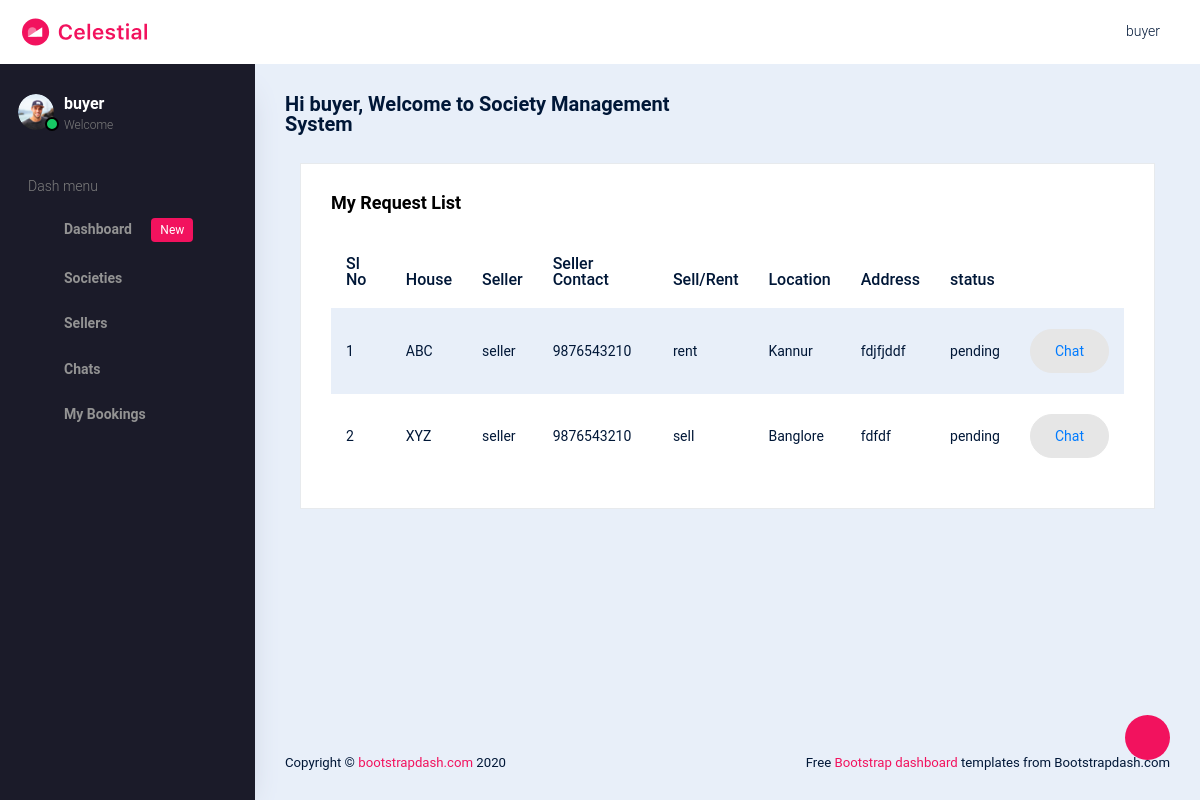
/view_booking_request_buyer (signed in), run on the app's committed database.
### smsystem_app/models.py (models this page shows)
class CustomUser(AbstractUser):
    user_type = models.CharField(
        max_length=10, choices=USER_TYPE_CHOICES
    )
    objects = CustomUserManager()

class BookingRequest(models.Model):
    seller = models.ForeignKey(
        Seller, on_delete=models.CASCADE,
    )
    buyer = models.ForeignKey(
        Buyer, on_delete=models.CASCADE,
    )
    house = models.ForeignKey(
        HouseDetails, on_delete=models.CASCADE,
    )
    status = models.CharField(
        choices=STATUS,
        max_length=20,
        null=True, blank=True,
        default='pending'
    )

class HouseDetails(models.Model):
    house_name = models.CharField(max_length=100)
    house_number = models.CharField(max_length=20)
    society = models.ForeignKey(
        Society,
        related_name='house',
        on_delete=models.CASCADE,
        null=True, blank=True
    )
    selling_type = models.CharField(
        choices=SELLING_TYPE,
        max_length=20
    )
    house_type = models.CharField(
        choices=HOUSE_TYPE,
        max_length=20
    )
    location = models.CharField(max_length=100)
    address = models.TextField()
    seller = models.ForeignKey(
        Seller,
        related_name='house',
        on_delete=models.CASCADE,
        null=True, blank=True
    )
    def __str__(self) -> str:
        return self.house_name

class Seller(models.Model):
    user =  models.OneToOneField(CustomUser, on_delete=models.CASCADE, related_name='selleruser',null=True,blank=True)
    name = models.CharField(max_length=100)
    address = models.TextField()
    phone_number = models.CharField(max_length=20)
    email = models.EmailField(null=True, blank=True)
    location = models.CharField(max_length=100, null=True, blank=True)
    def __str__(self) -> str:
        return self.name

### smsystem_app/views.py (the view)
# urls.py: path('view_booking_request_buyer', views.view_booking_request_buyer, name='view_booking_request_buyer'),
def view_booking_request_buyer(request):
    requests = BookingRequest.objects.filter(
        buyer__user=request.user
    )
    return render(request, 'view_requests_buyer.html', {'booking': requests})

### templates/view_requests_buyer.html (shortened to what this page needs)
{% extends 'buyer_home.html' %}
{% load crispy_forms_tags %}
{% block content %}
<div class="col-lg-12 grid-margin stretch-card">
  <div class="card">
    <div class="card-body">
      <h4 class="card-title">My Request List</h4>
      <div class="table-responsive">
        <table class="table table-striped">
          <thead>
            <tr>
              <th>
                Sl No
              </th>
              <th>
                House
              </th>
              <th>
                Seller
              </th>
              <th>
                Seller Contact
              </th>
              <th>
                Sell/Rent
              </th>
              <th>
                Location
              </th>
              <th>
                Address
              </th>
              <th>
                status
              </th>
              <th>
              </th>
            </tr>
          </thead>
          <tbody>
            {% for i in booking %}
            <tr>
              <td>
                {{ forloop.counter }}
              </td>
              <td>
                {{ i.house }}
              </td>
              <td>
                {{ i.seller }}
              </td>
              <td>
                {{ i.seller.phone_number }}
              </td>
              <td>
                {{ i.house.selling_type }}
              </td>
              <td>
                {{ i.house.location }}
              </td>
              <td>
                {{ i.house.address }}
              </td>
              <td>
                {{ i.status }}
              </td>
              <td>
                <button type="button" class="btn btn-light btn-rounded btn-fw"><a href="{% url 'view_messages_for_buyer' i.seller.user.id %}" >Chat</a></button>
              </td>
              {% endfor %}
            </tr>
          </tbody>
        </table>
      </div>
    </div>
  </div>
</div>
  {% endblock %}

### templates/buyer_home.html (shortened to what this page needs)
{% load static %}
<!DOCTYPE html>
<html lang="en">
  <head>
    <link rel="stylesheet" href={% static "vendors/typicons.font/font/typicons.css" %}>
    <link rel="stylesheet" href={% static "vendors/css/vendor.bundle.base.css" %}>
    <link rel="stylesheet" href={% static "css/vertical-layout-light/style.css" %}>
  </head>
  <body>
    <div class="container-scroller">
      <nav class="navbar col-lg-12 col-12 p-0 fixed-top d-flex flex-row">
        <div class="text-center navbar-brand-wrapper d-flex align-items-center justify-content-center">
          <a class="navbar-brand brand-logo" href={% url "buyer_home" %}><img src={% static "images/logo.svg" %} alt="logo"/></a>
          <button class="navbar-toggler navbar-toggler align-self-center d-none d-lg-flex" type="button" data-toggle="minimize">
            <span class="typcn typcn-th-menu"></span>
          </button>
        </div>
        <div class="navbar-menu-wrapper d-flex align-items-center justify-content-end">
          <ul class="navbar-nav navbar-nav-right">
            <li class="nav-item nav-profile dropdown">
              <a class="nav-link dropdown-toggle  pl-0 pr-0" href="#" data-toggle="dropdown" id="profileDropdown">
                <i class="typcn typcn-user-outline mr-0"></i>
                <span class="nav-profile-name">{{ request.user }}</span>
              </a>
            </li>
          </ul>
        </div>
      </nav>
      <div class="container-fluid page-body-wrapper">
        <div class="theme-setting-wrapper">
          <div id="settings-trigger"><i class="typcn typcn-cog-outline"></i></div>
        </div>
        <nav class="sidebar sidebar-offcanvas" id="sidebar">
        <ul class="nav">
          <li class="nav-item">
            <div class="d-flex sidebar-profile">
              <div class="sidebar-profile-image">
                <img src={% static "images/faces/face29.png" %} alt="image">
                <span class="sidebar-status-indicator"></span>
              </div>
              <div class="sidebar-profile-name">
                <p class="sidebar-name">
                  {{ request.user }}
                </p>
                <p class="sidebar-designation">
                  Welcome
                </p>
              </div>
            </div>
            <p class="sidebar-menu-title">Dash menu</p>
          </li>
          <li class="nav-item">
            <a class="nav-link" href="{% url "buyer_home" %}">
              <i class="typcn typcn-device-desktop menu-icon"></i>
              <span class="menu-title">Dashboard <span class="badge badge-primary ml-3">New</span></span>
            </a>
          </li>
          <li class="nav-item">
            <a class="nav-link" data-toggle="collapse" href="#charts" aria-expanded="false" aria-controls="charts">
              <i class="typcn typcn-chart-pie-outline menu-icon"></i>
              <span class="menu-title">Societies</span>
              <i class="menu-arrow"></i>
            </a>
          </li>
          <li class="nav-item">
            <a class="nav-link" data-toggle="collapse" href="#ui-basic" aria-expanded="false" aria-controls="ui-basic">
              <i class="typcn typcn-briefcase menu-icon"></i>
              <span class="menu-title">Sellers</span>
              <i class="typcn typcn-chevron-right menu-arrow"></i>
            </a>
          </li>
          <li class="nav-item">
            <a class="nav-link" data-toggle="collapse" href="#icons" aria-expanded="false" aria-controls="icons">
              <i class="typcn typcn-compass menu-icon"></i>
              <span class="menu-title">Chats</span>
              <i class="menu-arrow"></i>
            </a>
          </li>
          <li class="nav-item">
            <a class="nav-link" data-toggle="collapse" href="#error" aria-expanded="false" aria-controls="error">
              <i class="typcn typcn-globe-outline menu-icon"></i>
              <span class="menu-title">My Bookings</span>
              <i class="menu-arrow"></i>
            </a>
          </li>
        </ul>
      </nav>
        <div class="main-panel">
          <div class="content-wrapper">
            <div class="row">
              <div class="col-sm-6">
                <h3 class="mb-0 font-weight-bold">Hi {{ request.user }}, Welcome to Society Management System</h3>
              </div>
            </div>
            {% block content %}{% endblock %}
          </div>
          <footer class="footer">
            <div class="d-sm-flex justify-content-center justify-content-sm-between">
              <span class="text-center text-sm-left d-block d-sm-inline-block">Copyright © <a href="https://www.bootstrapdash.com/" target="_blank">bootstrapdash.com</a> 2020</span>
              <span class="float-none float-sm-right d-block mt-1 mt-sm-0 text-center">Free <a href="https://www.bootstrapdash.com/" target="_blank">Bootstrap dashboard </a>templates from Bootstrapdash.com</span>
            </div>
          </footer>
        </div>
      </div>
    </div>
  </body>
</html>

### data on the page
CustomUser: user "buyer"
BookingRequest: house "ABC", seller "seller", seller.phone_number "9876543210", house.selling_type "rent", house.location "Kannur", house.address "fdjfjddf", status "pending"
BookingRequest: house "XYZ", seller "seller", seller.phone_number "9876543210", house.selling_type "sell", house.location "Banglore", house.address "fdfdf", status "pending"
